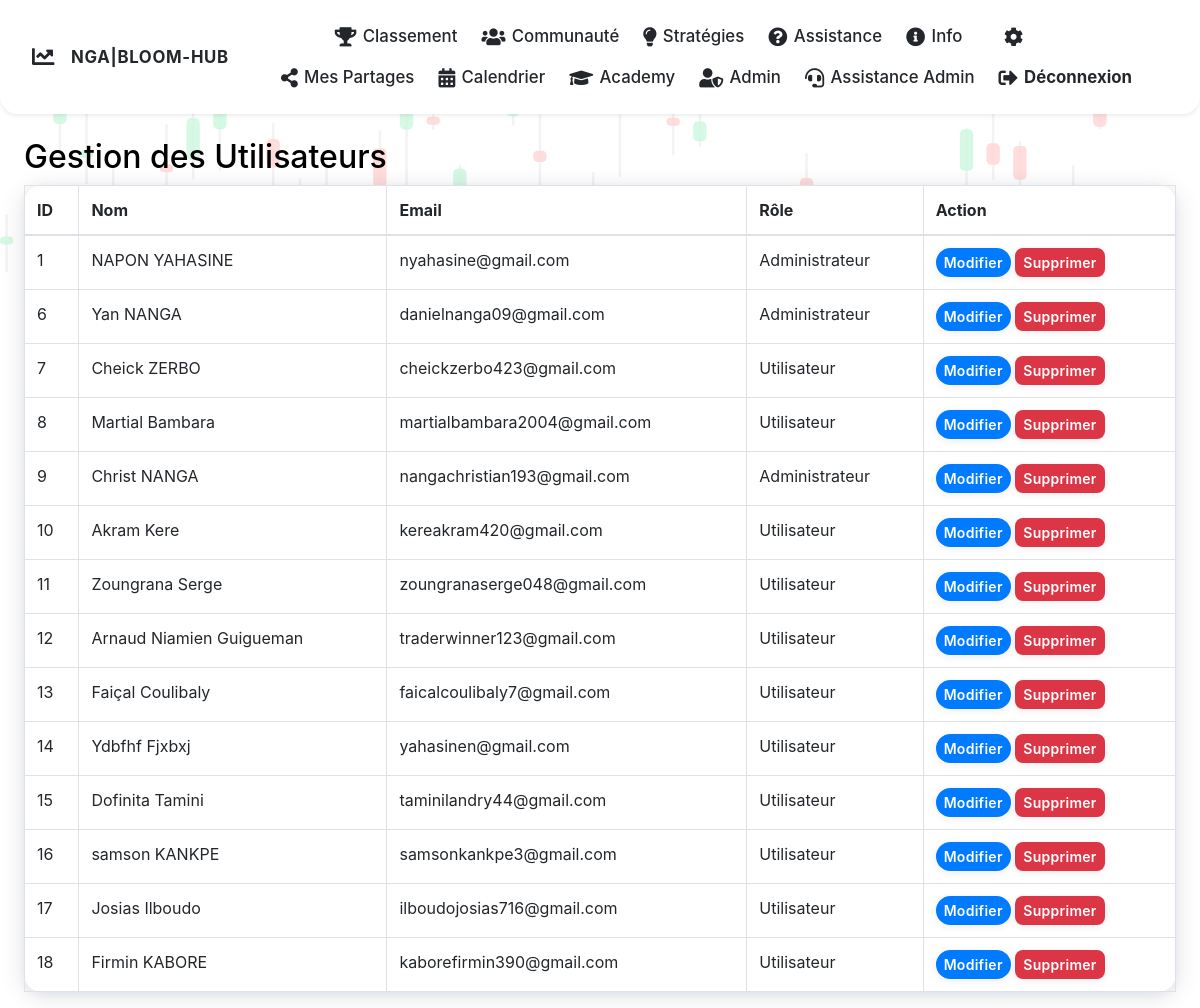
The page /admin (signed in) on the database its author committed.
### main.py (models this page shows, shortened)
class User(db.Model):
    __tablename__ = 'users'
    id = db.Column(db.Integer, primary_key=True)
    prenom = db.Column(db.String(50), nullable=False)
    nom = db.Column(db.String(50), nullable=False)
    email = db.Column(db.String(100), unique=True, nullable=False)
    password = db.Column(db.String(200), nullable=False)
    pays = db.Column(db.String(50), nullable=True)
    is_admin = db.Column(db.Boolean, default=False)
    participate = db.Column(db.Boolean, default=False)
    assistance_messages = db.relationship('AssistanceMessage', backref='user', lazy=True)
    reflections = db.relationship('ReflectionEntry', backref='user', lazy=True)
    likes = db.relationship('Like', backref='user', lazy=True)
    groups_owned = db.relationship('Group', backref='owner', lazy=True)
    group_memberships = db.relationship('GroupMember', backref='user', lazy=True)
    group_messages = db.relationship('GroupMessage', backref='user', lazy=True)
    strategies = db.relationship('Strategy', backref='user', lazy=True)

### main.py (the view)
@app.route('/admin')
def admin():
    if 'user_id' not in session or not session.get('is_admin'):
        flash("Accès refusé.")
        return redirect(url_for('login'))
    try:
        users = User.query.all()
    except Exception as e:
        flash(f"Erreur lors de l'accès aux utilisateurs : {str(e)}")
        return redirect(url_for('home'))
    return render_template('admin.html', users=users)

### main.py (called while the page is built)
@app.context_processor
def inject_site_name():
    return {'site_name': 'NGA|BLOOM-HUB'}

### templates/admin.html (shortened to what this page needs)
{% extends "base.html" %}
{% block content %}
<h2>Gestion des Utilisateurs</h2>
<div class="admin-table-wrapper">
  <table class="table table-bordered admin-table-responsive d-none d-md-table">
    <thead>
      <tr>
        <th>ID</th>
        <th>Nom</th>
        <th>Email</th>
        <th>Rôle</th>
        <th>Action</th>
      </tr>
    </thead>
    <tbody>
      {% for user in users %}
        <tr>
          <td>{{ user.id }}</td>
          <td>{{ user.prenom }} {{ user.nom }}</td>
          <td>{{ user.email }}</td>
          <td>{% if user.is_admin %}Administrateur{% else %}Utilisateur{% endif %}</td>
          <td>
            <a href="{{ url_for('edit_user', user_id=user.id) }}" class="btn btn-sm btn-primary">Modifier</a>
            <form method="post" action="{{ url_for('delete_user', user_id=user.id) }}" style="display:inline;">
              <button type="submit" class="btn btn-sm btn-danger" onclick="return confirm('Supprimer ce compte et toutes ses données ?');">Supprimer</button>
            </form>
          </td>
        </tr>
      {% endfor %}
    </tbody>
  </table>
</div>
{% endblock %}

### static/css/style.css (style rules this page uses)
body { background: none; }
body:not(.dark-theme) { background-color: white; color: black; }
.card, .list-group-item, .table { border-radius: 18px !important; box-shadow: 0 4px 24px rgba(0,0,0,0.13), 0 1.5px 8px #007bff11; background: #23272b; color: #fff; border: none !important; transition: box-shadow 0.18s, transform 0.18s; }
body:not(.dark-theme) .card, body:not(.dark-theme) .list-group-item, body:not(.dark-theme) .table { background: #fff; color: #23272b; }
.btn, .btn-primary, .btn-success, .btn-danger { border-radius: 8px; font-weight: 600; letter-spacing: 0.02em; box-shadow: 0 2px 8px rgba(0,0,0,0.07); transition: background 0.18s, color 0.18s, box-shadow 0.18s; }
.btn-primary { background: #007bff; color: #fff; border: none; }
.btn-danger { background: #dc3545; color: #fff; border: none; }
body { background: #f8f9fa; color: #23272b; }
.btn-success, .btn-primary { border-radius: 20px; font-weight: 600; }

### templates/admin.html (style rules this page uses)
.d-none { display: none !important; }
.d-md-table { display: table !important; }

### rows shown on the page
User: id "1", prenom "NAPON", nom "YAHASINE", email "nyahasine@gmail.com", is_admin "Administrateur"
User: id "6", prenom "Yan", nom "NANGA", email "danielnanga09@gmail.com", is_admin "Administrateur"
User: id "7", prenom "Cheick", nom "ZERBO", email "cheickzerbo423@gmail.com", is_admin "Utilisateur"
User: id "8", prenom "Martial", nom "Bambara", email "martialbambara2004@gmail.com", is_admin "Utilisateur"
User: id "9", prenom "Christ", nom "NANGA", email "nangachristian193@gmail.com", is_admin "Administrateur"
User: id "10", prenom "Akram", nom "Kere", email "kereakram420@gmail.com", is_admin "Utilisateur"
User: id "11", prenom "Zoungrana", nom "Serge", email "zoungranaserge048@gmail.com", is_admin "Utilisateur"
User: id "12", prenom "Arnaud", nom "Niamien Guigueman", email "traderwinner123@gmail.com", is_admin "Utilisateur"
User: id "13", prenom "Faiçal", nom "Coulibaly", email "faicalcoulibaly7@gmail.com", is_admin "Utilisateur"
User: id "14", prenom "Ydbfhf", nom "Fjxbxj", email "yahasinen@gmail.com", is_admin "Utilisateur"
User: id "15", prenom "Dofinita", nom "Tamini", email "taminilandry44@gmail.com", is_admin "Utilisateur"
User: id "16", prenom "samson", nom "KANKPE", email "samsonkankpe3@gmail.com", is_admin "Utilisateur"
User: id "17", prenom "Josias", nom "Ilboudo", email "ilboudojosias716@gmail.com", is_admin "Utilisateur"
User: id "18", prenom "Firmin", nom "KABORE", email "kaborefirmin390@gmail.com", is_admin "Utilisateur"

### other values the page prints
{{ site_name }} "NGA|BLOOM-HUB"
